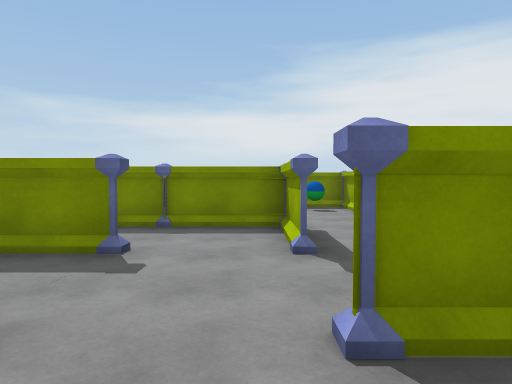
View 1 (above)

18 first-person views from a walk through a scene from a Unity 3-D project. The camera is 1.5 m above the floor, tilts 2° down and sees 75° across. The floor is counted in squares, 2 m on a side. Each view is taken from the middle of a square. On the plan, view 1 faces up. The plan holds only what a view shows up to about 11 squares ahead; the rest is blank.

View 2
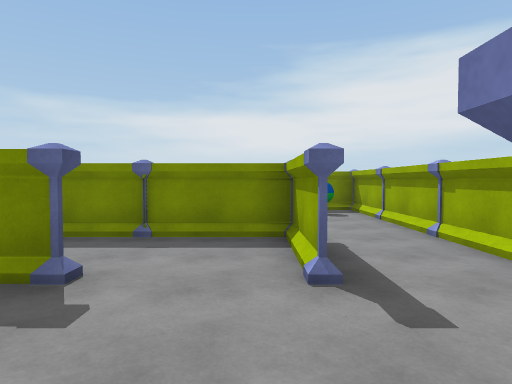

View 3
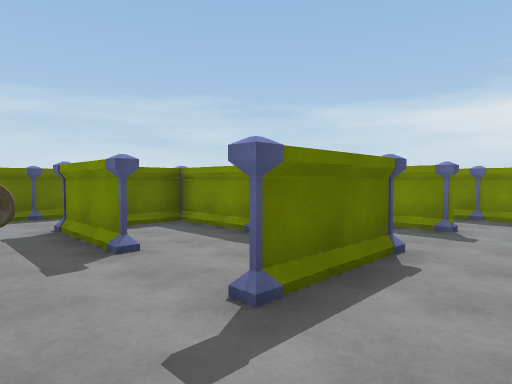

View 4
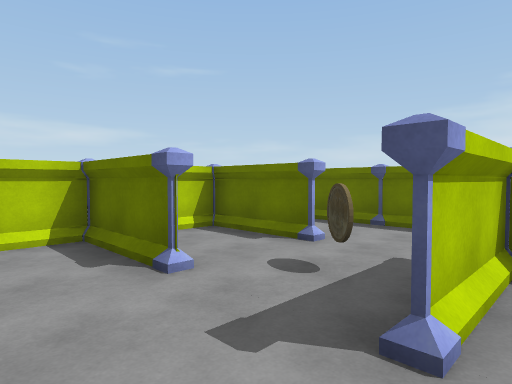

View 5
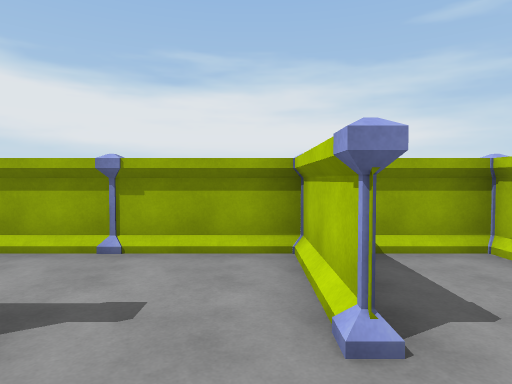

View 6
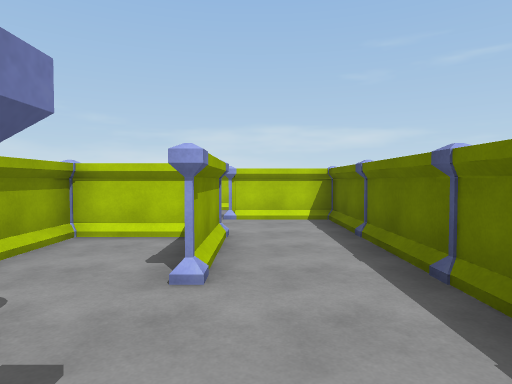

View 7
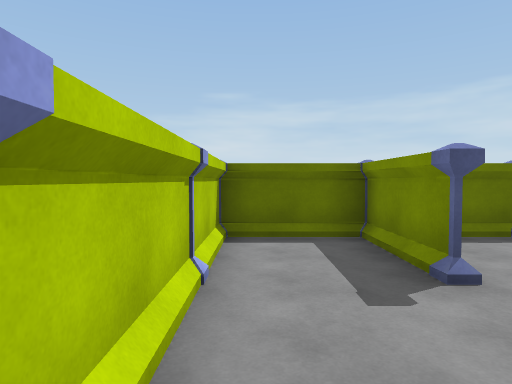

View 8
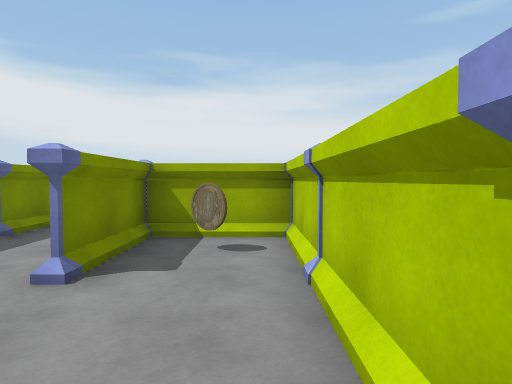

View 9
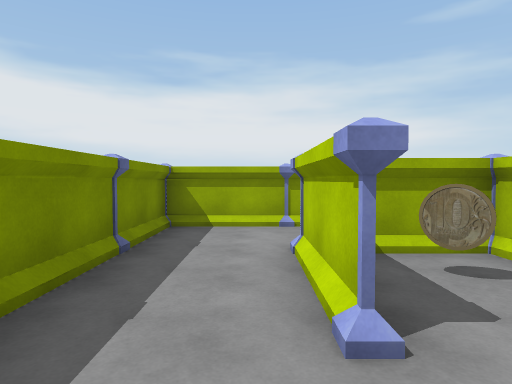

View 10
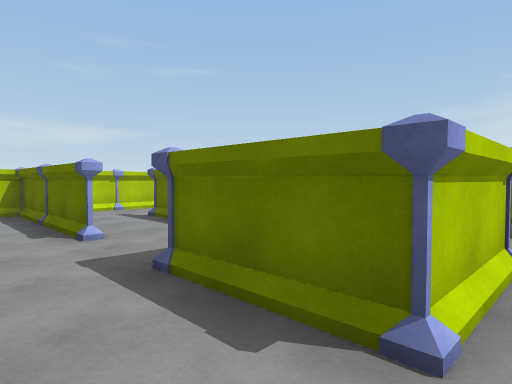

View 11
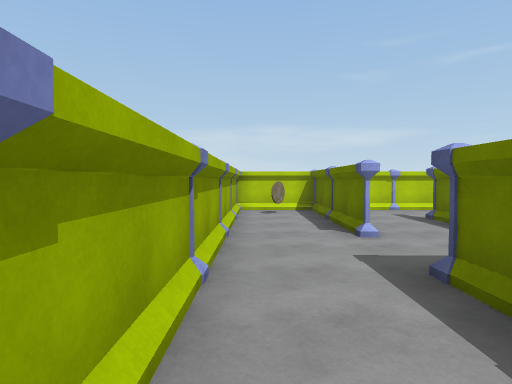

View 12
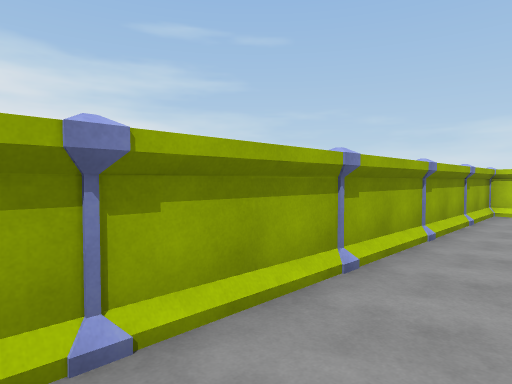

View 13
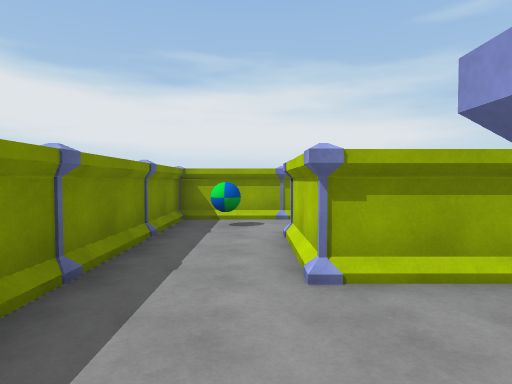

View 14
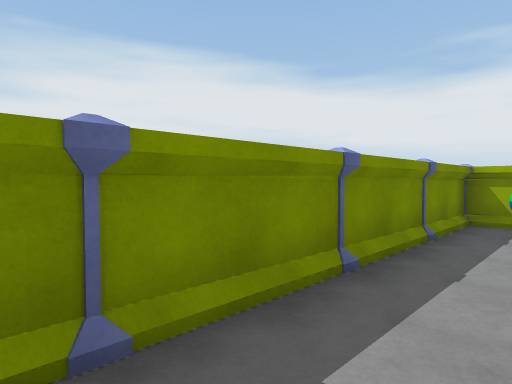

View 15
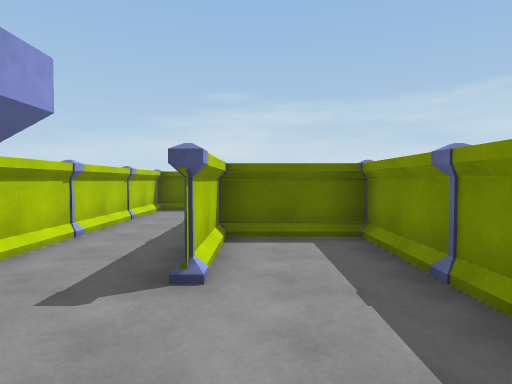

View 16
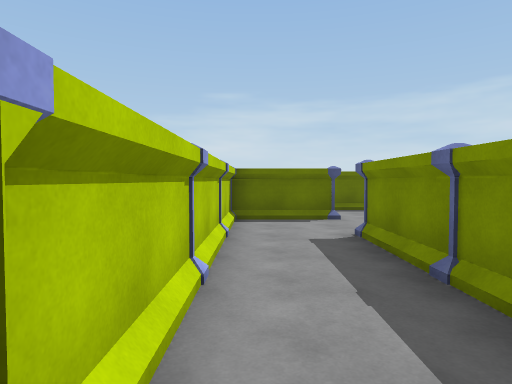

View 17
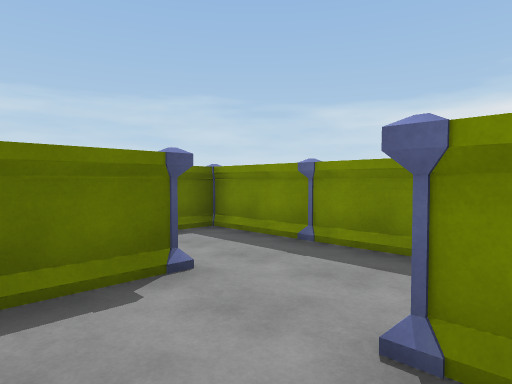

View 18
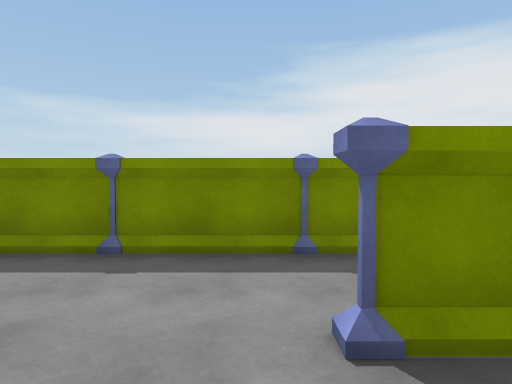

### Floor plan
Points are (right, up) in squares from view 1. A wall is a line through its corners. A room is listed if a view was taken in it or the views show most of it. See-through windows are left out.
Room 1 (views 1, 2, 3, 4, 5, 6, 7, 8, 9, 10, 11, 12)
walls: (-3.5, -0.4) (-3.5, 1.4); (-1.5, 1.6) (-1.5, -0.5) (-1.5, 0.9); (-3.5, 1.5) (-3.5, -0.5) (-0.5, -0.5); (-2.4, 2.7) (-2.7, 2.3); (-4.1, -2.5) (-5.5, -2.5); (-2.1, 3.5) (-3.5, 3.5); (-5.5, 2.1) (-5.5, -4.5); (0.5, 3.6) (0.5, 5.5); (2.5, -0.5) (-1.1, -0.5); (-1.4, -4.5) (0.5, -4.5) (0.5, -2.5) (-1.5, -2.5) (0.5, -2.5); (-3.4, -4.5) (-1.5, -4.5); (-3.5, 4.5) (-3.5, 3.5); (2.5, 1.5) (2.5, 5.5); (0.5, 4.5) (0.5, 3.5); (2.5, -2.6) (2.5, 0.6); (-5.5, 4) (-5.5, 3.5); (-0.1, 5.5) (-3.5, 5.5)
ways out: opening at (2, 4.5) to room 3; opening at (2, -3)
objects: other object (-4, -5); other object (-4, -3); other object (-4, -1); other object (-4, 1); other object (-4, 3); other object (-4, 5); other object (-2, -5); other object (-2, -3) to (-2, -2); other object (-2, -1); other object (-2, 1); other object (-2, 3); other object (-2, 5); other object (0, -3); other object (0, -1); other object (0, 3) to (1, 3); other object (0, 5); other object (1, 1); other object (2, -1); other object (2, 1) to (3, 1); other object (2, 3); other object (2, 5)
Room 2 (views 13, 14, 16)
walls: (-1.5, 9.5) (-5.5, 9.5); (-1.5, 6) (-1.5, 7.5); (-5.5, 8.5) (-5.5, 7.5)
ways out: opening at (-1, 8.5) to room 3; opening at (-5, 6) to room 4
objects: other object (-4, 7); other object (-4, 9); other object (-2, 8); other object (-2, 9)
Room 3 (view 15)
walls: (-1.5, 7.5) (-0.6, 7.5); (2.5, 5.5) (2.5, 9.5) (-1.5, 9.5)
ways out: opening at (2, 4.5) to room 1; opening at (-1, 8.5) to room 2
objects: other object (0, 7); other object (0, 9); other object (2, 7); other object (2, 8); other object (2, 9)
Room 4 (views 17, 18)
walls: (-4.9, 7.5) (-7.5, 7.5); (-9.5, 7.5) (-9.5, 5.5) (-4.4, 5.5); (-6.9, 9.5) (-9.6, 9.5)
ways out: opening at (-5, 6) to room 2; opening at (-9, 8.5)
objects: other object (-8, 5); other object (-8, 7) to (-8, 8); other object (-8, 9); other object (-6, -3); other object (-6, -1); other object (-6, 1); other object (-6, 3); other object (-6, 5); other object (-6, 7); other object (-6, 9)

Where each view was taken, in squares from view 1:
view 1: 0 up, 0 right, facing up
view 2: 1 up, 0 right, facing up
view 3: 2 up, 2 right, facing up-left
view 4: 4 up, 0 right, facing down-left
view 5: 2 up, 1 left, facing right
view 6: 4 up, 4 left, facing down
view 7: 4 down, 1 left, facing left
view 8: 4 down, 4 left, facing right
view 9: 2 down, 3 left, facing right
view 10: 2 down, 2 right, facing down-left
view 11: 2 down, 2 right, facing down
view 12: 2 down, 1 right, facing down-right
view 13: 8 up, 4 left, facing right
view 14: 8 up, 4 left, facing up-right
view 15: 8 up, 1 left, facing left
view 16: 6 up, 3 left, facing left
view 17: 6 up, 7 left, facing up-left
view 18: 6 up, 8 left, facing up
